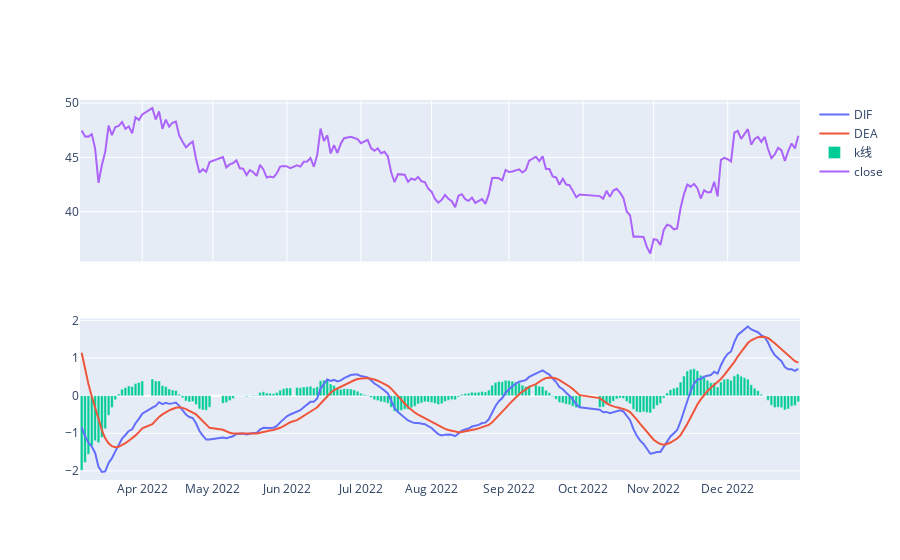

This figure's notebook cell:
### Code cell
# 图形化显示
import plotly.graph_objects as go
from plotly.subplots import make_subplots
fig = make_subplots(
    rows=2,cols=1,
    shared_xaxes=True,
)

trace1 = go.Scatter(
    x=bars.index,
    y=bars['DIF'],
    mode='lines',
    name='DIF',
    marker={
        'size':8,
#        'color':'rgba(102,198,147,0.7)',
    }
)
trace2 = go.Scatter(
    x=bars.index,
    y=bars['DEA'],
    mode='lines',
    name='DEA',
    marker={
        'size':8,
#        'color':'rgba(252,108,117,1)'
    }
)

trace3 = go.Scatter(
    x=bars.index,
    y=bars['close'],
    mode='lines',
    name='close',
    marker={
        'size':8,
#        'color':'rgba(252,108,117,1)'
    }
)

trace4 = go.Bar(
    x=bars.index,
    y=bars['MACD'],
    name='k线'
)

fig.add_traces(
    trace1,
    rows=2,cols=1
)
fig.add_traces(
    trace2,
    rows=2,cols=1
)
fig.add_traces(
    trace4,
    rows=2,cols=1
)
fig.add_traces(
    trace3,
    rows=1,cols=1
)

#fig = go.Figure(data=[trace1,trace2,trace3,trace4])

fig.update_xaxes(
        # 在x轴上，去除周六、周日
    rangebreaks=[
        dict(bounds=['sat','mon']),
    ]
)

fig.update_layout(
    hovermode="x"
)

fig.show()

### Figure 1 — Plotly figure (JSON) as saved in the notebook; plotly's stock layout.template omitted (floating-point values rounded to 4 significant figures; data arrays with more than 128 entries replaced by an {"elided": "..."} marker saying what was removed)
{"data": [{"marker": {"size": 8}, "mode": "lines", "name": "DIF", "type": "scatter", "x": {"elided": "202 str values"}, "xaxis": "x2", "y": {"elided": "202 float values"}, "yaxis": "y2"}, {"marker": {"size": 8}, "mode": "lines", "name": "DEA", "type": "scatter", "x": {"elided": "202 str values"}, "xaxis": "x2", "y": {"elided": "202 float values"}, "yaxis": "y2"}, {"name": "k线", "type": "bar", "x": {"elided": "202 str values"}, "xaxis": "x2", "y": {"elided": "202 float values"}, "yaxis": "y2"}, {"marker": {"size": 8}, "mode": "lines", "name": "close", "type": "scatter", "x": {"elided": "202 str values"}, "xaxis": "x", "y": {"elided": "202 float values"}, "yaxis": "y"}], "layout": {"hovermode": "x", "xaxis": {"anchor": "y", "domain": [0, 1], "matches": "x2", "rangebreaks": [{"bounds": ["sat", "mon"]}], "showticklabels": false}, "xaxis2": {"anchor": "y2", "domain": [0, 1], "rangebreaks": [{"bounds": ["sat", "mon"]}]}, "yaxis": {"anchor": "x", "domain": [0.575, 1]}, "yaxis2": {"anchor": "x2", "domain": [0, 0.425]}}}
